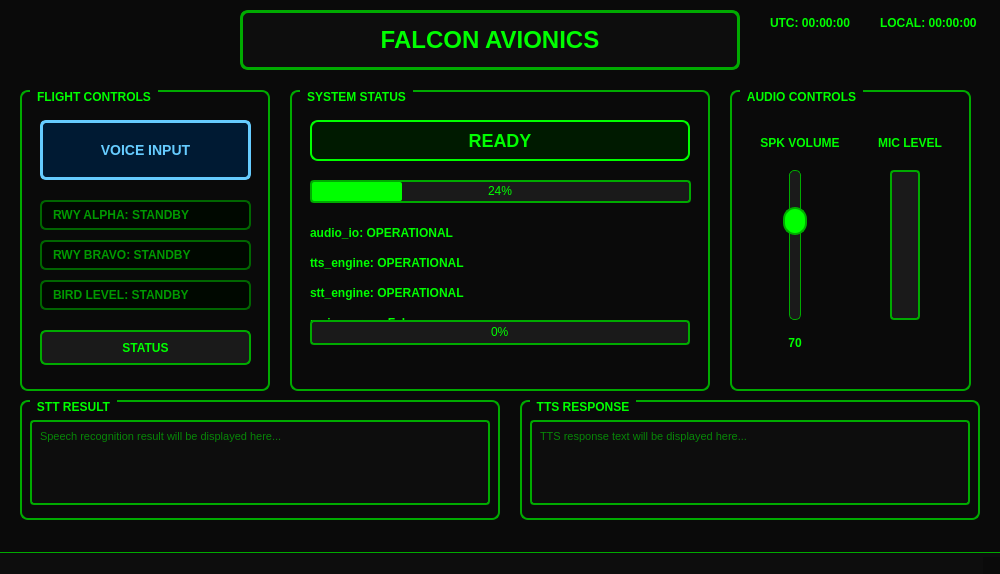
<?xml version="1.0" encoding="UTF-8"?>
<ui version="4.0">
 <class>PilotInterface</class>
 <widget class="QMainWindow" name="PilotInterface">
  <property name="geometry">
   <rect>
    <x>0</x>
    <y>0</y>
    <width>1000</width>
    <height>574</height>
   </rect>
  </property>
  <property name="windowTitle">
   <string>FALCON Pilot Interface - Avionics Style</string>
  </property>
  <property name="styleSheet">
   <string notr="true">QMainWindow {
    background-color: #0a0a0a;
    color: #00ff00;
}

QWidget {
    background-color: #0a0a0a;
    color: #00ff00;
    font-family: &quot;Courier New&quot;, monospace;
}

QLabel {
    color: #00ff00;
    font-weight: bold;
}

QLabel#time_utc, QLabel#time_local {
    color: #00ff00;
    font-size: 12px;
    font-weight: bold;
}

QLabel#title {
    color: #00ff00;
    font-size: 24px;
    font-weight: bold;
    background-color: #0d0d0d;
    border: 3px solid #00aa00;
    border-radius: 8px;
    padding: 8px;
}

QLabel#main_status {
    color: #00ff00;
    font-size: 18px;
    font-weight: bold;
    background-color: #001a00;
    border: 2px solid #00ff00;
    border-radius: 8px;
    padding: 8px;
}

QPushButton {
    background-color: #1a1a1a;
    color: #00ff00;
    border: 2px solid #00aa00;
    border-radius: 6px;
    padding: 8px;
    font-weight: bold;
    font-size: 12px;
}

QPushButton:hover {
    background-color: #2a2a2a;
    border-color: #00ff00;
    color: #66ff66;
}

QPushButton:pressed {
    background-color: #0d0d0d;
    border-color: #00ff00;
}

QPushButton#voice_button {
    background-color: #001a33;
    border: 3px solid #66ccff;
    color: #66ccff;
    font-size: 16px;
    font-weight: bold;
}

QPushButton#voice_button:hover {
    background-color: #002244;
    border-color: #88ddff;
}

QPushButton#runway_button {
    background-color: #001a33;
    border: 2px solid #66ccff;
    color: #66ccff;
}

QPushButton#bird_button {
    background-color: #331a00;
    border: 2px solid #ffcc66;
    color: #ffcc66;
}

QGroupBox {
    color: #00ff00;
    border: 2px solid #00aa00;
    border-radius: 8px;
    margin-top: 1ex;
    font-weight: bold;
}

QGroupBox::title {
    subcontrol-origin: margin;
    left: 10px;
    padding: 0 5px 0 5px;
}

QTextEdit#stt_result, QTextEdit#tts_response {
    background-color: #0d0d0d;
    color: #00ff00;
    border: 2px solid #00aa00;
    border-radius: 4px;
    padding: 4px;
    font-family: &quot;Courier New&quot;, monospace;
    font-size: 11px;
    selection-background-color: #004400;
}

QProgressBar {
    border: 2px solid #00aa00;
    border-radius: 4px;
    text-align: center;
    background-color: #1a1a1a;
    color: #00ff00;
}

QProgressBar::chunk {
    background-color: #00ff00;
    border-radius: 2px;
}

QSlider::groove:vertical {
    background: #1a1a1a;
    width: 10px;
    border-radius: 5px;
    border: 1px solid #00aa00;
}

QSlider::handle:vertical {
    background: #00ff00;
    border: 2px solid #00aa00;
    height: 24px;
    border-radius: 12px;
    margin: 0 -7px;
}

QStatusBar {
    background-color: #0d0d0d;
    color: #00ff00;
    border-top: 1px solid #00aa00;
}

</string>
  </property>
  <widget class="QWidget" name="centralwidget">
   <widget class="QLabel" name="title">
    <property name="geometry">
     <rect>
      <x>240</x>
      <y>10</y>
      <width>500</width>
      <height>60</height>
     </rect>
    </property>
    <property name="text">
     <string>FALCON AVIONICS</string>
    </property>
    <property name="alignment">
     <set>Qt::AlignCenter</set>
    </property>
   </widget>
   <widget class="QLabel" name="time_utc">
    <property name="geometry">
     <rect>
      <x>770</x>
      <y>10</y>
      <width>111</width>
      <height>25</height>
     </rect>
    </property>
    <property name="text">
     <string>UTC: 00:00:00</string>
    </property>
   </widget>
   <widget class="QLabel" name="time_local">
    <property name="geometry">
     <rect>
      <x>880</x>
      <y>10</y>
      <width>121</width>
      <height>25</height>
     </rect>
    </property>
    <property name="text">
     <string>LOCAL: 00:00:00</string>
    </property>
   </widget>
   <widget class="QGroupBox" name="group_flight_controls">
    <property name="geometry">
     <rect>
      <x>20</x>
      <y>90</y>
      <width>250</width>
      <height>301</height>
     </rect>
    </property>
    <property name="title">
     <string>FLIGHT CONTROLS</string>
    </property>
   </widget>
   <widget class="QPushButton" name="voice_button">
    <property name="geometry">
     <rect>
      <x>40</x>
      <y>120</y>
      <width>211</width>
      <height>60</height>
     </rect>
    </property>
    <property name="styleSheet">
     <string notr="true">QPushButton {
    background-color: #001a33;
    border: 3px solid #66ccff;
    color: #66ccff;
    font-size: 14px;
    font-weight: bold;
    font-family: &quot;Courier New&quot;, monospace;
    border-radius: 6px;
    padding: 8px;
}

QPushButton:hover {
    background-color: #002244;
    border-color: #88ddff;
    color: #88ddff;
}

QPushButton:pressed {
    background-color: #0d1a26;
    border-color: #66ccff;
}</string>
    </property>
    <property name="text">
     <string>VOICE INPUT</string>
    </property>
   </widget>
   <widget class="QLabel" name="status_runway_a">
    <property name="geometry">
     <rect>
      <x>40</x>
      <y>200</y>
      <width>211</width>
      <height>30</height>
     </rect>
    </property>
    <property name="styleSheet">
     <string notr="true">QLabel {
    color: #009900;
    font-weight: bold;
    background-color: #000800;
    border: 2px solid #006600;
    border-radius: 6px;
    padding: 8px;
    font-family: &quot;Courier New&quot;, monospace;
}</string>
    </property>
    <property name="text">
     <string>RWY ALPHA: STANDBY</string>
    </property>
   </widget>
   <widget class="QLabel" name="status_runway_b">
    <property name="geometry">
     <rect>
      <x>40</x>
      <y>240</y>
      <width>211</width>
      <height>30</height>
     </rect>
    </property>
    <property name="styleSheet">
     <string notr="true">QLabel {
    color: #009900;
    font-weight: bold;
    background-color: #000800;
    border: 2px solid #006600;
    border-radius: 6px;
    padding: 8px;
    font-family: &quot;Courier New&quot;, monospace;
}</string>
    </property>
    <property name="text">
     <string>RWY BRAVO: STANDBY</string>
    </property>
   </widget>
   <widget class="QLabel" name="status_bird_risk">
    <property name="geometry">
     <rect>
      <x>40</x>
      <y>280</y>
      <width>211</width>
      <height>30</height>
     </rect>
    </property>
    <property name="styleSheet">
     <string notr="true">QLabel {
    color: #009900;
    font-weight: bold;
    background-color: #000800;
    border: 2px solid #006600;
    border-radius: 6px;
    padding: 8px;
    font-family: &quot;Courier New&quot;, monospace;
}</string>
    </property>
    <property name="text">
     <string>BIRD LEVEL: STANDBY</string>
    </property>
   </widget>
   <widget class="QPushButton" name="btn_status">
    <property name="geometry">
     <rect>
      <x>40</x>
      <y>330</y>
      <width>211</width>
      <height>35</height>
     </rect>
    </property>
    <property name="text">
     <string>STATUS</string>
    </property>
   </widget>
   <widget class="QGroupBox" name="group_system_status">
    <property name="geometry">
     <rect>
      <x>290</x>
      <y>90</y>
      <width>420</width>
      <height>301</height>
     </rect>
    </property>
    <property name="title">
     <string>SYSTEM STATUS</string>
    </property>
    <widget class="QLabel" name="status_main_server">
     <property name="geometry">
      <rect>
       <x>20</x>
       <y>220</y>
       <width>361</width>
       <height>25</height>
      </rect>
     </property>
     <property name="text">
      <string>main_server: False</string>
     </property>
    </widget>
    <widget class="QLabel" name="status_stt_engine">
     <property name="geometry">
      <rect>
       <x>20</x>
       <y>190</y>
       <width>361</width>
       <height>25</height>
      </rect>
     </property>
     <property name="text">
      <string>stt_engine: OPERATIONAL</string>
     </property>
    </widget>
    <widget class="QProgressBar" name="progressBar_voice">
     <property name="geometry">
      <rect>
       <x>20</x>
       <y>90</y>
       <width>381</width>
       <height>23</height>
      </rect>
     </property>
     <property name="value">
      <number>24</number>
     </property>
    </widget>
   </widget>
   <widget class="QLabel" name="main_status">
    <property name="geometry">
     <rect>
      <x>310</x>
      <y>120</y>
      <width>380</width>
      <height>41</height>
     </rect>
    </property>
    <property name="text">
     <string>READY</string>
    </property>
    <property name="alignment">
     <set>Qt::AlignCenter</set>
    </property>
   </widget>
   <widget class="QLabel" name="status_audio_io">
    <property name="geometry">
     <rect>
      <x>310</x>
      <y>220</y>
      <width>371</width>
      <height>25</height>
     </rect>
    </property>
    <property name="text">
     <string>audio_io: OPERATIONAL</string>
    </property>
   </widget>
   <widget class="QLabel" name="status_tts_engine">
    <property name="geometry">
     <rect>
      <x>310</x>
      <y>250</y>
      <width>371</width>
      <height>25</height>
     </rect>
    </property>
    <property name="text">
     <string>tts_engine: OPERATIONAL</string>
    </property>
   </widget>
   <widget class="QProgressBar" name="progress_voice">
    <property name="geometry">
     <rect>
      <x>310</x>
      <y>320</y>
      <width>380</width>
      <height>25</height>
     </rect>
    </property>
    <property name="visible">
     <bool>false</bool>
    </property>
    <property name="value">
     <number>0</number>
    </property>
   </widget>
   <widget class="QGroupBox" name="group_audio_controls">
    <property name="geometry">
     <rect>
      <x>730</x>
      <y>90</y>
      <width>241</width>
      <height>301</height>
     </rect>
    </property>
    <property name="title">
     <string>AUDIO CONTROLS</string>
    </property>
   </widget>
   <widget class="QLabel" name="label_spk_volume">
    <property name="geometry">
     <rect>
      <x>750</x>
      <y>130</y>
      <width>100</width>
      <height>25</height>
     </rect>
    </property>
    <property name="text">
     <string>SPK VOLUME</string>
    </property>
    <property name="alignment">
     <set>Qt::AlignCenter</set>
    </property>
   </widget>
   <widget class="QSlider" name="slider_tts_volume">
    <property name="geometry">
     <rect>
      <x>780</x>
      <y>170</y>
      <width>30</width>
      <height>150</height>
     </rect>
    </property>
    <property name="minimum">
     <number>0</number>
    </property>
    <property name="maximum">
     <number>100</number>
    </property>
    <property name="value">
     <number>70</number>
    </property>
    <property name="orientation">
     <enum>Qt::Vertical</enum>
    </property>
   </widget>
   <widget class="QLabel" name="label_tts_value">
    <property name="geometry">
     <rect>
      <x>770</x>
      <y>330</y>
      <width>50</width>
      <height>25</height>
     </rect>
    </property>
    <property name="text">
     <string>70</string>
    </property>
    <property name="alignment">
     <set>Qt::AlignCenter</set>
    </property>
   </widget>
   <widget class="QLabel" name="label_mic_level">
    <property name="geometry">
     <rect>
      <x>860</x>
      <y>130</y>
      <width>100</width>
      <height>25</height>
     </rect>
    </property>
    <property name="text">
     <string>MIC LEVEL</string>
    </property>
    <property name="alignment">
     <set>Qt::AlignCenter</set>
    </property>
   </widget>
   <widget class="QProgressBar" name="progress_mic_level">
    <property name="geometry">
     <rect>
      <x>890</x>
      <y>170</y>
      <width>30</width>
      <height>150</height>
     </rect>
    </property>
    <property name="minimum">
     <number>0</number>
    </property>
    <property name="maximum">
     <number>100</number>
    </property>
    <property name="value">
     <number>0</number>
    </property>
    <property name="textVisible">
     <bool>false</bool>
    </property>
    <property name="orientation">
     <enum>Qt::Vertical</enum>
    </property>
   </widget>
   <widget class="QGroupBox" name="group_stt_result">
    <property name="geometry">
     <rect>
      <x>20</x>
      <y>400</y>
      <width>480</width>
      <height>120</height>
     </rect>
    </property>
    <property name="title">
     <string>STT RESULT</string>
    </property>
   </widget>
   <widget class="QTextEdit" name="stt_result">
    <property name="geometry">
     <rect>
      <x>30</x>
      <y>420</y>
      <width>460</width>
      <height>85</height>
     </rect>
    </property>
    <property name="readOnly">
     <bool>true</bool>
    </property>
    <property name="placeholderText">
     <string>Speech recognition result will be displayed here...</string>
    </property>
   </widget>
   <widget class="QGroupBox" name="group_tts_response">
    <property name="geometry">
     <rect>
      <x>520</x>
      <y>400</y>
      <width>460</width>
      <height>120</height>
     </rect>
    </property>
    <property name="title">
     <string>TTS RESPONSE</string>
    </property>
   </widget>
   <widget class="QTextEdit" name="tts_response">
    <property name="geometry">
     <rect>
      <x>530</x>
      <y>420</y>
      <width>440</width>
      <height>85</height>
     </rect>
    </property>
    <property name="readOnly">
     <bool>true</bool>
    </property>
    <property name="placeholderText">
     <string>TTS response text will be displayed here...</string>
    </property>
   </widget>
  </widget>
  <widget class="QMenuBar" name="menubar">
   <property name="geometry">
    <rect>
     <x>0</x>
     <y>0</y>
     <width>1000</width>
     <height>23</height>
    </rect>
   </property>
  </widget>
  <widget class="QStatusBar" name="statusbar"/>
 </widget>
 <resources/>
 <connections/>
</ui>
